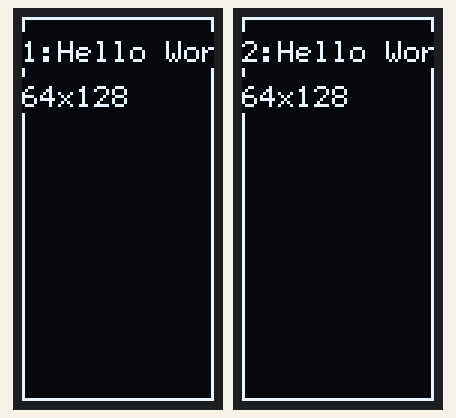
Recording of a sketch running on a simulated ESP32. Parts: 2 × 64×128 one-colour display.

Above: at 0.4 s.

The sketch:

disptest.ino
```cpp
#include "Arduino.h"

#include "U8g2lib.h"


#define D1_I2C_ADDR 0x3D
#define D2_I2C_ADDR 0x3C
#define D23_RST 33
#define D23_DC 32
#define D2_CS 5
#define D3_CS 15

#define COUNT(a) (sizeof(a) / sizeof(a[0]))


//U8G2_SSD1306_128X64_NONAME_F_HW_I2C disp1(U8G2_R0);
//U8G2_SSD1309_128X64_NONAME0_F_HW_I2C disp1(U8G2_R0);
//U8G2_SSD1306_128X64_NONAME_F_HW_I2C disp2(U8G2_R0);
//U8G2_SSD1306_128X64_NONAME_F_4W_HW_SPI disp2(U8G2_R3, D2_CS, D23_DC, U8X8_PIN_NONE);
//U8G2_SH1107_64X128_F_4W_HW_SPI disp2(U8G2_R0, D2_CS, D23_DC, U8X8_PIN_NONE);
U8G2_SSD1309_128X64_NONAME0_F_4W_HW_SPI disp1(U8G2_R3, D2_CS, D23_DC, U8X8_PIN_NONE);
U8G2_SSD1309_128X64_NONAME0_F_4W_HW_SPI disp2(U8G2_R3, D3_CS, D23_DC, U8X8_PIN_NONE);

//U8G2 *displays[] = {&disp1, &disp2, &disp3};
U8G2 *displays[] = {&disp1, &disp2};

void picture(U8G2 *disp, int n) {
//  disp->setDisplayRotation(U8G2_R1);
  disp->setFont(u8g2_font_6x12_mf);
  disp->clearBuffer();
  disp->drawFrame(0, 0, disp->getWidth(), disp->getHeight());
  disp->setCursor(0, 15);
  disp->printf("%u:Hello World!", n);
  disp->setCursor(0, 30);
  disp->printf("%ux%u", disp->getWidth(), disp->getHeight());
  disp->sendBuffer();
}

void setup() {
  int n;

  disp1.setI2CAddress(D1_I2C_ADDR << 1);
  disp2.setI2CAddress(D2_I2C_ADDR << 1);
  pinMode(D23_RST, OUTPUT);
  pinMode(D23_DC, OUTPUT);
  pinMode(D2_CS, OUTPUT);
  pinMode(D3_CS, OUTPUT);
  digitalWrite(D2_CS, HIGH);
  digitalWrite(D3_CS, HIGH);
  digitalWrite(D23_DC, HIGH);
  digitalWrite(D23_RST, LOW);
  delay(200);
  digitalWrite(D23_RST, HIGH);

  for (n = 0; n < COUNT(displays); n++) {
    displays[n]->begin();
  }

  //disp2.sendF("ca", 0xA0, 0xC8);
  //disp2.sendF("c", 0xC0);
}


void loop() {
  int n;

  for (n = 0; n < COUNT(displays); n++) {
    picture(displays[n], n + 1);
  }

  delay(10);
}
```
